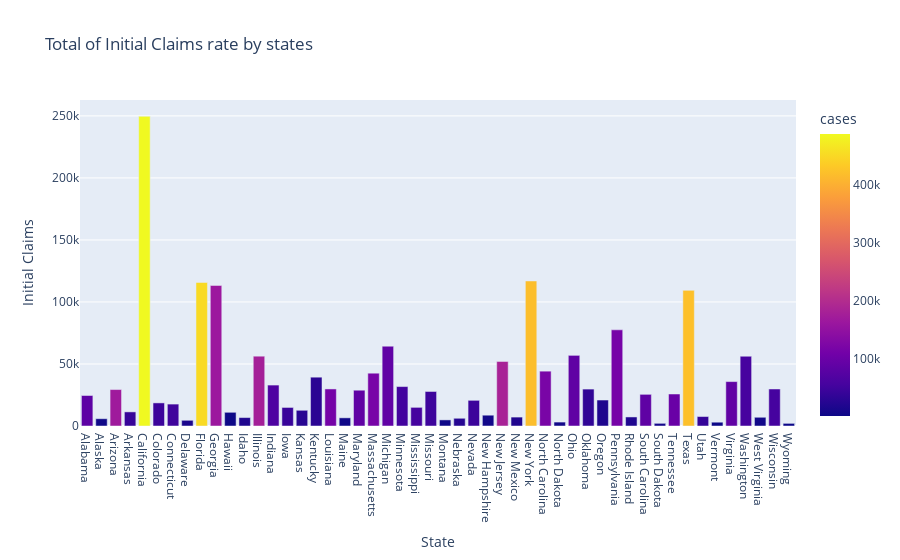

Source (notebook cell):
### Code cell
fig = px.bar(df_statewise,x='State',y='Initial Claims',title ="Total of Initial Claims rate by states",color='cases')
fig.show()

### Figure 1 — Plotly figure (JSON) as saved in the notebook; plotly's stock layout.template omitted (floating-point values rounded to 4 significant figures)
{"data": [{"alignmentgroup": "True", "hovertemplate": "State=%{x}<br>Initial Claims=%{y}<br>cases=%{marker.color}<extra></extra>", "legendgroup": "", "marker": {"color": [83782, 3440, 168307, 40968, 487295, 45869, 49540, 14602, 451415, 163547, 1842, 19810, 176967, 65918, 43285, 27177, 29479, 112887, 3866, 86846, 116684, 89026, 52987, 55804, 47670, 3695, 25547, 45928, 6513, 182475, 20136, 418302, 118100, 6231, 87893, 34605, 17805, 114984, 18800, 85846, 8641, 98145, 421343, 39337, 1406, 87993, 57157, 6326, 55119, 2628], "coloraxis": "coloraxis"}, "name": "", "offsetgroup": "", "orientation": "v", "showlegend": false, "textposition": "auto", "type": "bar", "x": ["Alabama", "Alaska", "Arizona", "Arkansas", "California", "Colorado", "Connecticut", "Delaware", "Florida", "Georgia", "Hawaii", "Idaho", "Illinois", "Indiana", "Iowa", "Kansas", "Kentucky", "Louisiana", "Maine", "Maryland", "Massachusetts", "Michigan", "Minnesota", "Mississippi", "Missouri", "Montana", "Nebraska", "Nevada", "New Hampshire", "New Jersey", "New Mexico", "New York", "North Carolina", "North Dakota", "Ohio", "Oklahoma", "Oregon", "Pennsylvania", "Rhode Island", "South Carolina", "South Dakota", "Tennessee", "Texas", "Utah", "Vermont", "Virginia", "Washington", "West Virginia", "Wisconsin", "Wyoming"], "xaxis": "x", "y": [24590.0, 5876.0, 29390.0, 11380.0, 249700.0, 18620.0, 17670.0, 4597.0, 115700.0, 113300.0, 11040.0, 6798.0, 56280.0, 33000.0, 14950.0, 12660.0, 39360.0, 29870.0, 6586.0, 28860.0, 42570.0, 64310.0, 31790.0, 15030.0, 27830.0, 4918, 6220.0, 20690.0, 8707.0, 52050.0, 7185.0, 116900.0, 44210.0, 3172.0, 56950.0, 29750.0, 20930.0, 77540.0, 7285.0, 25530.0, 2155.0, 25790.0, 109400.0, 7623.0, 3061.0, 35800.0, 56240.0, 7026.0, 29850.0, 2122.0], "yaxis": "y"}], "layout": {"autosize": true, "barmode": "relative", "coloraxis": {"colorbar": {"title": {"text": "cases"}}, "colorscale": [[0, "#0d0887"], [0.1111, "#46039f"], [0.2222, "#7201a8"], [0.3333, "#9c179e"], [0.4444, "#bd3786"], [0.5556, "#d8576b"], [0.6667, "#ed7953"], [0.7778, "#fb9f3a"], [0.8889, "#fdca26"], [1, "#f0f921"]]}, "legend": {"tracegroupgap": 0}, "title": {"text": "Total of Initial Claims rate by states"}, "xaxis": {"anchor": "y", "autorange": true, "domain": [0, 1], "range": [-0.5, 49.5], "title": {"text": "State"}, "type": "category"}, "yaxis": {"anchor": "x", "autorange": true, "domain": [0, 1], "range": [0, 262800.0], "title": {"text": "Initial Claims"}, "type": "linear"}}}
